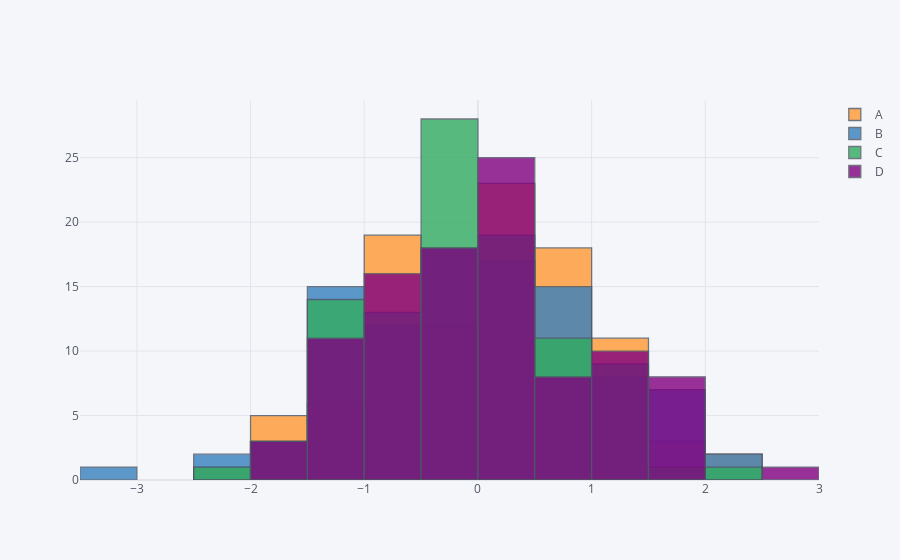

Notebook code for this chart:
### Code cell
df.iplot(kind='hist')
# We'll get overlapping histograms of all the columns shich we can turn off or on by clicking on the variable
